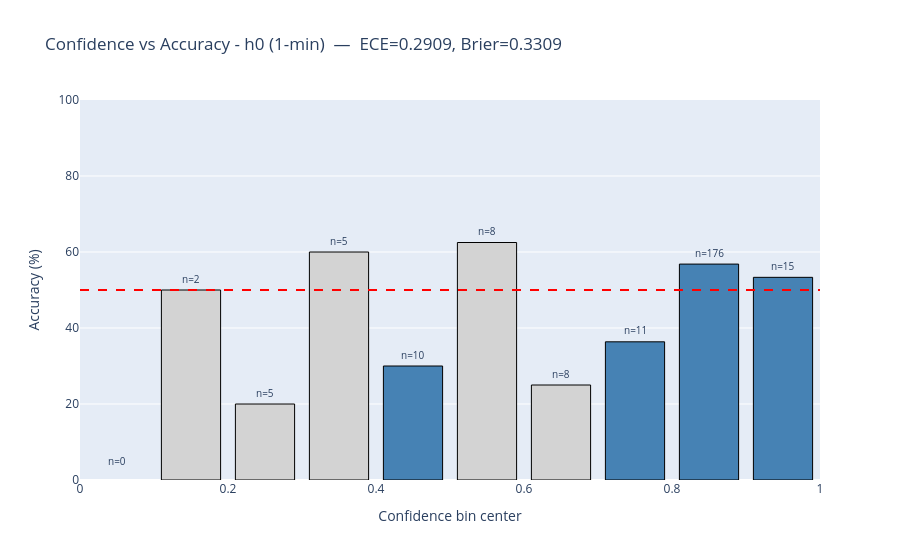
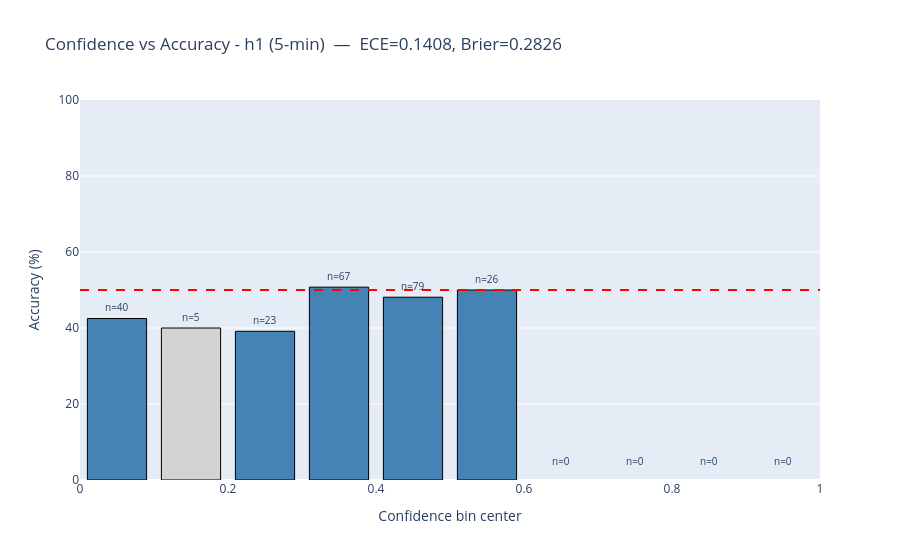
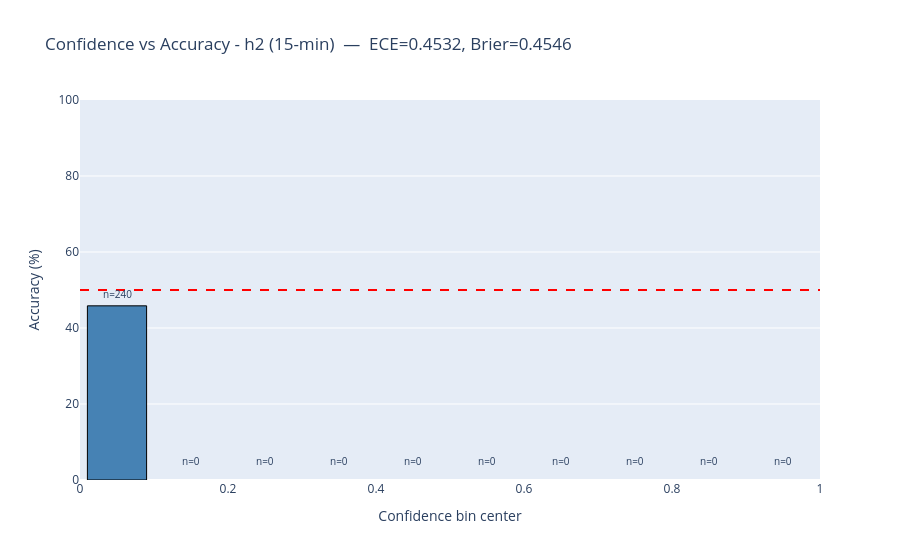

Notebook cell for these charts, in order:
### Code cell
# ========================================================================
# IMPROVED: Confidence-Accuracy (per-horizon) + ECE (inclusive last bin)
# - Shows sample counts per bin, flags low-count bins, computes numeric ECE
# - Uses Plotly for interactive visualization and annotations
# ========================================================================

import plotly.graph_objects as go


def compute_ece(conf_vals, correct, n_bins=10):
    conf_vals = np.clip(conf_vals, 0.0, 1.0)
    n = len(conf_vals)
    if n == 0:
        return np.nan
    ece_val = 0.0
    for i in range(n_bins):
        lb = i / n_bins
        ub = 1.0 if i == n_bins - 1 else (i + 1) / n_bins
        if i == n_bins - 1:
            mask = (conf_vals >= lb) & (conf_vals <= ub)
        else:
            mask = (conf_vals >= lb) & (conf_vals < ub)
        cnt = mask.sum()
        if cnt == 0:
            continue
        bin_acc = correct[mask].mean()
        bin_conf = conf_vals[mask].mean()
        ece_val += (cnt / n) * abs(bin_acc - bin_conf)
    return float(ece_val)

print('\n[ENHANCED] Confidence-Accuracy + ECE per horizon:')
for h_label, conf_vals, true_dir, pred_dir in [
    ("h0 (1-min)", conf_h0, true_dir_h0, pred_dir_h0),
    ("h1 (5-min)", conf_h1, true_dir_h1, pred_dir_h1),
    ("h2 (15-min)", conf_h2, true_dir_h2, pred_dir_h2),
]:
    conf_vals = np.clip(conf_vals, 0.0, 1.0)
    correct = (true_dir == pred_dir).astype(float)

    conf_bins = np.linspace(0, 1, 11)
    centers = (conf_bins[:-1] + conf_bins[1:]) / 2

    accs = []
    counts = []
    for i in range(len(conf_bins) - 1):
        if i == len(conf_bins) - 2:
            mask = (conf_vals >= conf_bins[i]) & (conf_vals <= conf_bins[i+1])
        else:
            mask = (conf_vals >= conf_bins[i]) & (conf_vals < conf_bins[i+1])
        cnt = int(mask.sum())
        counts.append(cnt)
        accs.append(correct[mask].mean() * 100 if cnt > 0 else np.nan)

    ece_val = compute_ece(conf_vals, correct, n_bins=10)
    brier = np.mean((conf_vals - correct) ** 2) if len(conf_vals) > 0 else np.nan

    # Build interactive bar chart with annotations
    colors = ['lightgray' if c > 0 and c < 10 else 'steelblue' if c > 0 else 'whitesmoke' for c in counts]
    fig = go.Figure()
    fig.add_trace(go.Bar(x=centers, y=accs, width=0.08, marker_color=colors, marker_line_color='black', marker_line_width=1))

    for x, y, c in zip(centers, accs, counts):
        label_y = 5 if np.isnan(y) else min(y + 3, 95)
        fig.add_annotation(x=x, y=label_y, text=f"n={c}", showarrow=False, font=dict(size=10))

    fig.add_hline(y=50, line_dash='dash', line_color='red')
    fig.update_layout(title=f"Confidence vs Accuracy - {h_label}  —  ECE={ece_val:.4f}, Brier={brier:.4f}",
                      xaxis=dict(title='Confidence bin center'),
                      yaxis=dict(title='Accuracy (%)', range=[0, 100]))
    fig.show()

print('\nDone: enhanced confidence-accuracy plots and ECE metrics (inclusive last bin).')

### Figure 1 — Plotly figure (JSON) as saved in the notebook; plotly's stock layout.template omitted (floating-point values rounded to 4 significant figures)
{"data": [{"marker": {"color": ["whitesmoke", "lightgray", "lightgray", "lightgray", "steelblue", "lightgray", "lightgray", "steelblue", "steelblue", "steelblue"], "line": {"color": "black", "width": 1}}, "type": "bar", "width": 0.08, "x": [0.05, 0.15, 0.25, 0.35, 0.45, 0.55, 0.65, 0.75, 0.85, 0.95], "y": [null, 50, 20, 60, 30, 62.5, 25, 36.36, 56.82, 53.33]}], "layout": {"annotations": [{"font": {"size": 10}, "showarrow": false, "text": "n=0", "x": 0.05, "y": 5}, {"font": {"size": 10}, "showarrow": false, "text": "n=2", "x": 0.15, "y": 53}, {"font": {"size": 10}, "showarrow": false, "text": "n=5", "x": 0.25, "y": 23}, {"font": {"size": 10}, "showarrow": false, "text": "n=5", "x": 0.35, "y": 63}, {"font": {"size": 10}, "showarrow": false, "text": "n=10", "x": 0.45, "y": 33}, {"font": {"size": 10}, "showarrow": false, "text": "n=8", "x": 0.55, "y": 65.5}, {"font": {"size": 10}, "showarrow": false, "text": "n=8", "x": 0.65, "y": 28}, {"font": {"size": 10}, "showarrow": false, "text": "n=11", "x": 0.75, "y": 39.36}, {"font": {"size": 10}, "showarrow": false, "text": "n=176", "x": 0.85, "y": 59.82}, {"font": {"size": 10}, "showarrow": false, "text": "n=15", "x": 0.95, "y": 56.33}], "shapes": [{"line": {"color": "red", "dash": "dash"}, "type": "line", "x0": 0, "x1": 1, "xref": "x domain", "y0": 50, "y1": 50, "yref": "y"}], "title": {"text": "Confidence vs Accuracy - h0 (1-min)  —  ECE=0.2909, Brier=0.3309"}, "xaxis": {"title": {"text": "Confidence bin center"}}, "yaxis": {"range": [0, 100], "title": {"text": "Accuracy (%)"}}}}

### Figure 2 — Plotly figure (JSON) as saved in the notebook; plotly's stock layout.template omitted (floating-point values rounded to 4 significant figures)
{"data": [{"marker": {"color": ["steelblue", "lightgray", "steelblue", "steelblue", "steelblue", "steelblue", "whitesmoke", "whitesmoke", "whitesmoke", "whitesmoke"], "line": {"color": "black", "width": 1}}, "type": "bar", "width": 0.08, "x": [0.05, 0.15, 0.25, 0.35, 0.45, 0.55, 0.65, 0.75, 0.85, 0.95], "y": [42.5, 40, 39.13, 50.75, 48.1, 50, null, null, null, null]}], "layout": {"annotations": [{"font": {"size": 10}, "showarrow": false, "text": "n=40", "x": 0.05, "y": 45.5}, {"font": {"size": 10}, "showarrow": false, "text": "n=5", "x": 0.15, "y": 43}, {"font": {"size": 10}, "showarrow": false, "text": "n=23", "x": 0.25, "y": 42.13}, {"font": {"size": 10}, "showarrow": false, "text": "n=67", "x": 0.35, "y": 53.75}, {"font": {"size": 10}, "showarrow": false, "text": "n=79", "x": 0.45, "y": 51.1}, {"font": {"size": 10}, "showarrow": false, "text": "n=26", "x": 0.55, "y": 53}, {"font": {"size": 10}, "showarrow": false, "text": "n=0", "x": 0.65, "y": 5}, {"font": {"size": 10}, "showarrow": false, "text": "n=0", "x": 0.75, "y": 5}, {"font": {"size": 10}, "showarrow": false, "text": "n=0", "x": 0.85, "y": 5}, {"font": {"size": 10}, "showarrow": false, "text": "n=0", "x": 0.95, "y": 5}], "shapes": [{"line": {"color": "red", "dash": "dash"}, "type": "line", "x0": 0, "x1": 1, "xref": "x domain", "y0": 50, "y1": 50, "yref": "y"}], "title": {"text": "Confidence vs Accuracy - h1 (5-min)  —  ECE=0.1408, Brier=0.2826"}, "xaxis": {"title": {"text": "Confidence bin center"}}, "yaxis": {"range": [0, 100], "title": {"text": "Accuracy (%)"}}}}

### Figure 3 — Plotly figure (JSON) as saved in the notebook; plotly's stock layout.template omitted (floating-point values rounded to 4 significant figures)
{"data": [{"marker": {"color": ["steelblue", "whitesmoke", "whitesmoke", "whitesmoke", "whitesmoke", "whitesmoke", "whitesmoke", "whitesmoke", "whitesmoke", "whitesmoke"], "line": {"color": "black", "width": 1}}, "type": "bar", "width": 0.08, "x": [0.05, 0.15, 0.25, 0.35, 0.45, 0.55, 0.65, 0.75, 0.85, 0.95], "y": [45.83, null, null, null, null, null, null, null, null, null]}], "layout": {"annotations": [{"font": {"size": 10}, "showarrow": false, "text": "n=240", "x": 0.05, "y": 48.83}, {"font": {"size": 10}, "showarrow": false, "text": "n=0", "x": 0.15, "y": 5}, {"font": {"size": 10}, "showarrow": false, "text": "n=0", "x": 0.25, "y": 5}, {"font": {"size": 10}, "showarrow": false, "text": "n=0", "x": 0.35, "y": 5}, {"font": {"size": 10}, "showarrow": false, "text": "n=0", "x": 0.45, "y": 5}, {"font": {"size": 10}, "showarrow": false, "text": "n=0", "x": 0.55, "y": 5}, {"font": {"size": 10}, "showarrow": false, "text": "n=0", "x": 0.65, "y": 5}, {"font": {"size": 10}, "showarrow": false, "text": "n=0", "x": 0.75, "y": 5}, {"font": {"size": 10}, "showarrow": false, "text": "n=0", "x": 0.85, "y": 5}, {"font": {"size": 10}, "showarrow": false, "text": "n=0", "x": 0.95, "y": 5}], "shapes": [{"line": {"color": "red", "dash": "dash"}, "type": "line", "x0": 0, "x1": 1, "xref": "x domain", "y0": 50, "y1": 50, "yref": "y"}], "title": {"text": "Confidence vs Accuracy - h2 (15-min)  —  ECE=0.4532, Brier=0.4546"}, "xaxis": {"title": {"text": "Confidence bin center"}}, "yaxis": {"range": [0, 100], "title": {"text": "Accuracy (%)"}}}}
